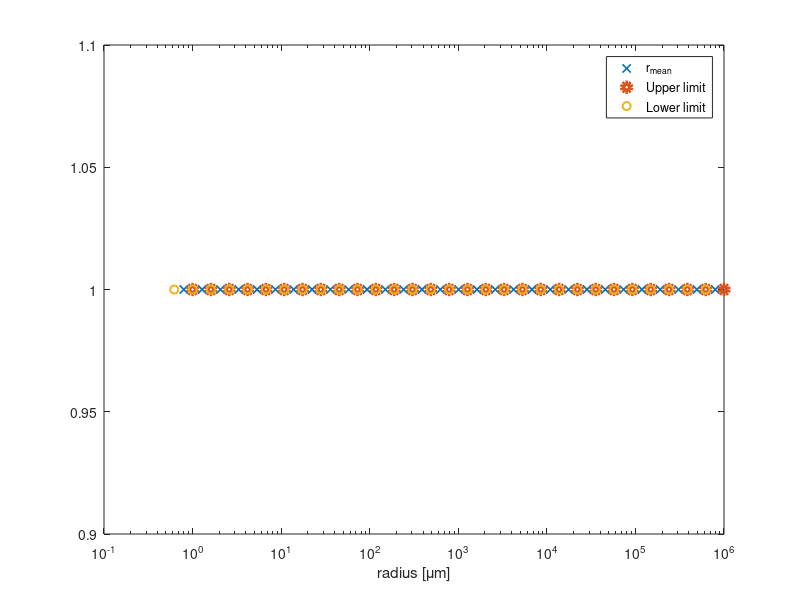
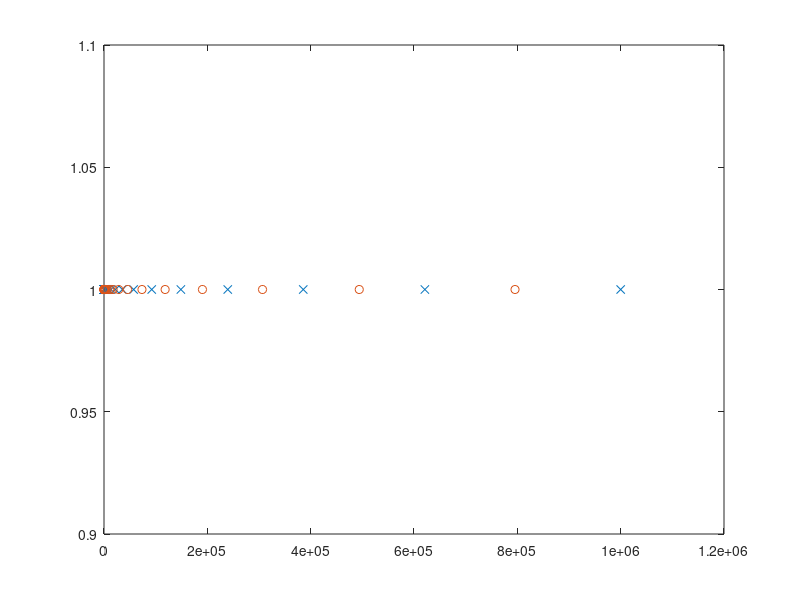
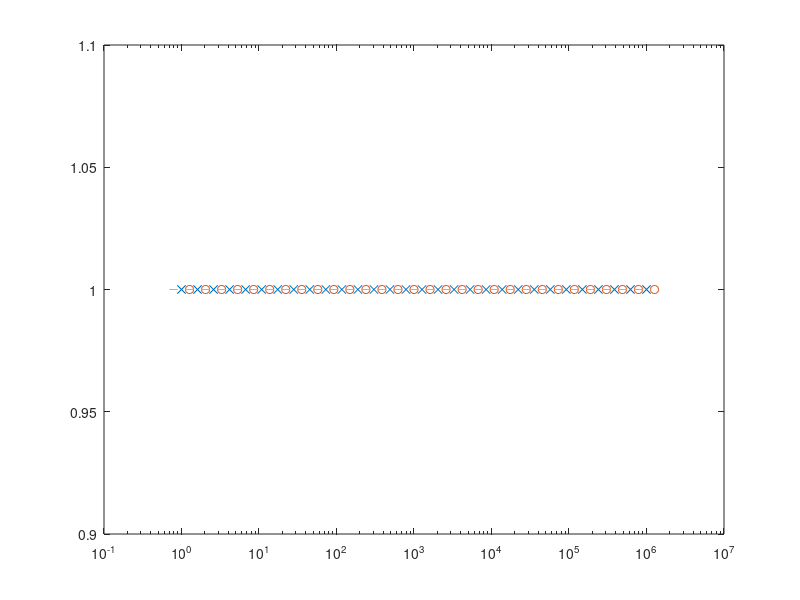

MATLAB code for these plots, in order:
ro = 1;
rMax = 1E6;
Nr = 30;
delta = exp(log(rMax/ro)/(Nr-1));
r_mean = [0.795519545878019	1.28099491690990	2.06273747219859	3.32154782430842	5.34856233421151	8.61258682882350	13.8685215295260	22.3319535974070	35.9602968791574	57.9055005643254	93.2430287456417	150.145708523880	241.773933037237	389.319383623924	626.906220043034	1009.48328097706	1625.53259481499	2617.53341199318	4214.91465920465	6787.11702512720	10929.0368221747	17598.6129925632	28338.3782396651	45632.2144019919	73479.8220850470	118321.767295485	190529.048909821	306801.692606786	494031.115596132	795519.545878020];

x = -1:28;
rLOW = ro*delta.^x

xx = 0:29;
rUP = ro*delta.^xx

dr = rUP*(1-1/delta);

rLOW1 = rUP/delta


% for i = 1:length(r_mean)
% 
%     rLOW1(i) = rUP/delta
%     % rLOw(i) = r_mean(i)/delta;
% end

xx = ones(30,1);
figure
semilogx(r_mean,xx, 'x', 'LineWidth', 1.2)
hold on
semilogx(rUP,xx, 'o', 'LineWidth', 3.9)
semilogx(rLOW,xx, 'o', 'LineWidth', 1.5)
xlabel('radius [\mum]')
legend('r_{mean}', 'Upper limit', 'Lower limit')

% dr = r*(1-1/sim.p.delta);

%%
x=0:29;
rUP = ro*delta.^x;
rMEAN = r_mean;

xx = ones(30,1);
figure
plot(rUP,xx, 'x')
hold on
plot(rMEAN,xx,'o')

%% Same as NUM

deltax = (log(1E6) - log(1)) / (30-1)

for i = 1:30

    x = log(1) + (i-1)*deltax
    m(i) = exp(x);
    mLow(i) = exp(x - 0.5*deltax);
    mUp(i) = exp(x + 0.5*deltax);
    mDelta(i) = mUp(i)-mLow(i);

end

xx = ones(30,1);
figure
semilogx(m,xx, 'x')
hold on
semilogx(mUp,xx, 'o')
semilogx(mLow,xx, '_')



%%
x =-1:28

rMINE = 1*delta.^x*(delta-1)./log(delta)
